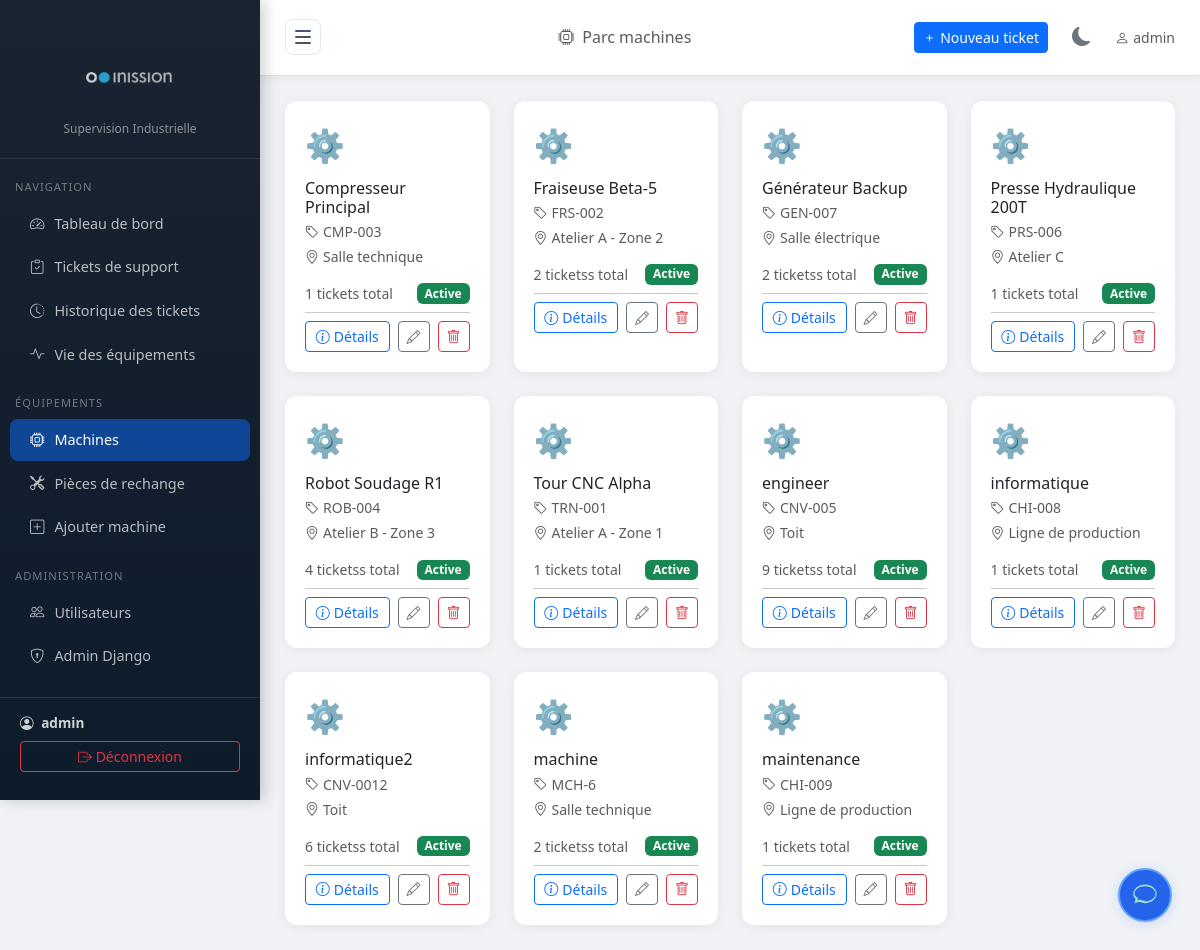
The page /machines/ (signed in) on the database its author committed.
### tickets/models.py (models this page shows, shortened)
class Machine(models.Model):
    nom = models.CharField(max_length=200, verbose_name="Nom de la machine")
    reference = models.CharField(max_length=100, unique=True, verbose_name="Référence")
    localisation = models.CharField(max_length=200, verbose_name="Localisation / Zone")
    description = models.TextField(blank=True, verbose_name="Description")
    actif = models.BooleanField(default=True, verbose_name="Active")
    date_installation = models.DateField(null=True, blank=True, verbose_name="Date d'installation")
    department = models.ForeignKey('Department', on_delete=models.SET_NULL, null=True, blank=True, verbose_name="Département associé")
    operator = models.ForeignKey('OperatorProfile', on_delete=models.SET_NULL, null=True, blank=True, verbose_name="Opérateur assigné")
    manuel_pdf = models.FileField(upload_to='machines/manuals/', blank=True, null=True, verbose_name="Manuel d'utilisation (PDF)")
    manuel_texte = models.TextField(blank=True, null=True, verbose_name="Manuel d'utilisation (texte)")
    class Meta:
        verbose_name = "Machine"
        verbose_name_plural = "Machines"
        ordering = ['nom']

### tickets/views.py (the view, shortened to what this page needs)
# urls.py: path('machines/', views.machine_list, name='machine_list'),
@login_required
def machine_list(request):
    user = request.user
    profile = getattr(user, 'operatorprofile', None)
    if is_admin_or_supervisor(user):
        if profile and profile.role == 'superviseur' and profile.department:
            machines_qs = Machine.objects.filter(department=profile.department).annotate(
                nb_demandes=Count('ticketsupport'),
                nb_ouvertes=Count('ticketsupport', filter=Q(ticketsupport__statut__in=['en_attente', 'validee', 'en_cours']))
            ).order_by('nom')
        else:
            machines_qs = Machine.objects.annotate(
                nb_demandes=Count('ticketsupport'),
                nb_ouvertes=Count('ticketsupport', filter=Q(ticketsupport__statut__in=['en_attente', 'validee', 'en_cours']))
            ).order_by('nom')
    paginator = Paginator(machines_qs, 24)
    page = request.GET.get('page')
    try:
        machines = paginator.page(page)
    except PageNotAnInteger:
        machines = paginator.page(1)
    except EmptyPage:
        machines = paginator.page(paginator.num_pages)
    return render(request, 'tickets/machine_list.html', {'machines': machines, 'paginator': paginator})

### tickets/templatetags/permissions.py (called while the page is built)
@register.filter
def is_admin_or_supervisor(user):
    if user.is_superuser or user.is_staff:
        return True
    profile = getattr(user, 'operatorprofile', None)
    return profile and profile.role == 'superviseur'

### tickets/views.py (called while the page is built)
def is_admin_or_supervisor(user):
    if user.is_superuser or user.is_staff:
        return True
    profile = getattr(user, 'operatorprofile', None)
    return profile and profile.role == 'superviseur'

### tickets/templates/tickets/machine_list.html (shortened to what this page needs)
{% extends 'tickets/base.html' %}
{% load permissions %}
{% block page_title %}<i class="bi bi-cpu me-2"></i>Parc machines{% endblock %}
{% block content %}
<div class="row g-4">
    {% for machine in machines %}
    <div class="col-md-4 col-lg-3">
        <div class="stat-card h-100" data-machine-id="{{ machine.pk }}" style="position:relative;">
            <div style="font-size:2rem;margin-bottom:10px;">
                {% if machine.actif %}⚙️{% else %}🔴{% endif %}
            </div>
            <h6 class="mb-1">{{ machine.nom }}</h6>
            <p class="text-muted small mb-1">
                <i class="bi bi-tag me-1"></i>{{ machine.reference }}
            </p>
            <p class="text-muted small mb-3">
                <i class="bi bi-geo-alt me-1"></i>{{ machine.localisation }}
            </p>
            <div class="d-flex justify-content-between align-items-center">
                <small class="text-muted" data-field="nb_demandes">{{ machine.nb_demandes }} tickets{{ machine.nb_demandes|pluralize }} total</small>
                <span class="badge {% if machine.actif %}bg-success{% else %}bg-secondary{% endif %}" data-field="status">
                    {% if machine.actif %}Active{% else %}Inactive{% endif %}
                </span>
            </div>
            <hr class="my-2">
            <div class="d-flex gap-2">
                <button class="btn btn-sm btn-outline-primary flex-grow-1"
                        data-bs-toggle="modal"
                        data-bs-target="#machineDetailModal"
                        data-machine-id="{{ machine.pk }}">
                    <i class="bi bi-info-circle me-1"></i>Détails
                </button>
                <a href="{% url 'machine_edit' machine.pk %}" class="btn btn-sm btn-outline-secondary">
                    <i class="bi bi-pencil"></i>
                </a>
                {% if user.is_superuser %}
                <a href="{% url 'machine_delete' machine.pk %}" class="btn btn-sm btn-outline-danger"
                   onclick="return confirm('Êtes-vous sûr de vouloir supprimer cette machine ?');">
                    <i class="bi bi-trash"></i>
                </a>
                {% endif %}
            </div>
        </div>
    </div>
    {% empty %}
    <div class="col-12 text-center py-5 text-muted">
        <i class="bi bi-cpu" style="font-size:4rem;display:block;margin-bottom:15px;"></i>
        Aucune machine enregistrée.<br>
        <a href="{% url 'machine_create' %}" class="btn btn-primary mt-3">Ajouter la première machine</a>
    </div>
    {% endfor %}
</div>
{% endblock %}

### tickets/templates/tickets/base.html (shortened to what this page needs)
{% load static %}
{% load permissions %}
<!DOCTYPE html>
<html lang="fr">
<head>
    <link href="https://cdnjs.cloudflare.com/ajax/libs/bootstrap/5.3.2/css/bootstrap.min.css" rel="stylesheet">
    <link href="https://cdnjs.cloudflare.com/ajax/libs/bootstrap-icons/1.11.3/font/bootstrap-icons.min.css" rel="stylesheet">
</head>
<body>
{% if user.is_authenticated %}
<div id="sidebar" class="sidebar d-flex flex-column">
    <div class="sidebar-inner">
    <div class="sidebar-brand flex-shrink-0">
        <img src="{% static 'img/inission.png' %}" alt="Inission Logo" class="brand-icon" style="background: none; width: 150px; height: 100px; object-fit: contain; border-radius: 12px; border: none; box-shadow: none; display: flex; align-items: center; justify-content: center; margin: 0 auto 0;" />
        <small style="margin-top: 0; display: block;">Supervision Industrielle</small>
    </div>
    <nav class="mt-2 flex-grow-1">
        <div class="sidebar-section">Navigation</div>
        <a href="{% url 'dashboard' %}" class="nav-link {% if request.resolver_match.url_name == 'dashboard' %}active{% endif %}">
            <i class="bi bi-speedometer2"></i><span>Tableau de bord</span>
        </a>
        <a href="{% url 'demande_dashboard' %}" class="nav-link {% if 'demande' in request.resolver_match.url_name %}active{% endif %}">
            <i class="bi bi-clipboard-check"></i><span>Tickets de support</span>
        </a>
            <a href="{% url 'ticket_history_list' %}" class="nav-link {% if request.resolver_match.url_name == 'ticket_history_list' %}active{% endif %}">
                <i class="bi bi-clock-history"></i><span>Historique des tickets</span>
            </a>
        <a href="{% url 'viee_dashboard' %}" class="nav-link {% if 'viee' in request.resolver_match.url_name %}active{% endif %}">
            <i class="bi bi-activity"></i><span>Vie des équipements</span>
        </a>
        {% if user|is_admin_or_supervisor %}
        <div class="sidebar-section">Équipements</div>
        <a href="{% url 'machine_list' %}" class="nav-link {% if 'machine' in request.resolver_match.url_name %}active{% endif %}">
            <i class="bi bi-cpu"></i><span>Machines</span>
        </a>
            <a href="{% url 'machine_spare_parts' %}" class="nav-link {% if request.resolver_match.url_name == 'machine_spare_parts' %}active{% endif %}">
                <i class="bi bi-tools"></i><span>Pièces de rechange</span>
            </a>
        <a href="{% url 'machine_create' %}" class="nav-link">
            <i class="bi bi-plus-square"></i><span>Ajouter machine</span>
        </a>
        {% endif %}
        {% if user.is_staff %}
        <div class="sidebar-section">Administration</div>
        <a href="{% url 'user_list' %}" class="nav-link {% if 'user' in request.resolver_match.url_name %}active{% endif %}">
            <i class="bi bi-people"></i><span>Utilisateurs</span>
        </a>
        <a href="/admin/" class="nav-link">
            <i class="bi bi-shield-lock"></i><span>Admin Django</span>
        </a>
        {% endif %}
    </nav>
    <div class="sidebar-footer flex-shrink-0">
        <div class="user-info">
            <i class="bi bi-person-circle me-1"></i>
            <strong>{{ user.get_full_name|default:user.username }}</strong>
        </div>
        <form action="{% url 'logout' %}" method="post" style="margin-top:8px;">
            <button type="submit" class="btn btn-sm btn-outline-danger w-100">
                <i class="bi bi-box-arrow-right"></i> <span>Déconnexion</span>
            </button>
        </form>
    </div>
    </div>
</div>
<div id="main" class="main-content">
    <div class="topbar">
        <button id="toggle-btn" onclick="toggleSidebar()">
            <span></span>
            <span></span>
            <span></span>
        </button>
        <h6 class="mb-0 text-muted">{% block page_title %}{% endblock %}</h6>
        <div class="d-flex align-items-center gap-3">
            <a href="{% url 'demande_create' %}" class="btn btn-primary btn-sm">
                <i class="bi bi-plus"></i> Nouveau ticket
            </a>
            <button class="theme-toggle-btn" onclick="toggleTheme()" title="Basculer le thème">
                <i class="bi bi-moon-fill" id="theme-icon"></i>
            </button>
            <span class="text-muted small"><i class="bi bi-person me-1"></i>{{ user.username }}</span>
        </div>
    </div>
    <div class="page-content">
        {% block content %}{% endblock %}
    </div>
</div>
{% endif %}
{% if user.is_authenticated %}
{% include "tickets/chatbot_widget.html" %}
{% endif %}
</body>
</html>

### tickets/templates/tickets/base.html (style rules this page uses)
:root { --sidebar-width: 260px; --primary: #1a2332; --accent: #0d6efd; --danger: #dc3545; }
body { background: #f0f2f5; font-family: 'Segoe UI', sans-serif; }
.sidebar { width: var(--sidebar-width); min-width: var(--sidebar-width); background: linear-gradient(180deg, #1a2332 0%, #0d1b2a 100%); min-height: 100vh; position: fixed; top: 0; left: 0; z-index: 1000; overflow-y: auto; overflow-x: hidden; box-shadow: 4px 0 15px rgba(0,0,0,0.2); max-height: 100vh; transition: width 0.3s ease, min-width 0.3s ease; }
.sidebar-inner { width: var(--sidebar-width); transition: width 0.3s ease; }
.sidebar-brand { padding: 20px; border-bottom: 1px solid rgba(255,255,255,0.1); text-align: center; }
.sidebar-brand small { color: rgba(255,255,255,0.5); font-size: 0.75rem; }
.sidebar-brand .brand-icon { width: 50px; height: 50px; background: white; border-radius: 12px; display: flex; align-items: center; justify-content: center; margin: 0 auto 10px; font-size: 1.5rem; position: relative; border: 2px solid #e0e0e0; }
.sidebar-brand .brand-icon::before { content: ''; position: absolute; width: 16px; height: 16px; border: 3px solid #000; border-radius: 50%; left: 8px; top: 50%; transform: translateY(-50%); }
.sidebar-brand .brand-icon::after { content: ''; position: absolute; width: 16px; height: 16px; background: #00a896; border-radius: 50%; right: 8px; top: 50%; transform: translateY(-50%); }
#toggle-btn { width: 36px; height: 36px; background: white; border: 1px solid #e2e8f0; border-radius: 8px; cursor: pointer; display: flex; flex-direction: column; align-items: center; justify-content: center; gap: 4px; transition: all 0.3s ease; margin-right: 15px; flex-shrink: 0; }
#sidebar:not(.collapsed) ~ #main { margin-left: var(--sidebar-width); }
#toggle-btn span { display: block; width: 16px; height: 2px; background: #475569; border-radius: 2px; transition: transform 0.3s, opacity 0.3s; }
.sidebar-section { padding: 10px 15px 5px; font-size: 0.7rem; color: rgba(255,255,255,0.4); text-transform: uppercase; letter-spacing: 1px; margin-top: 10px; }
.sidebar .nav-link { color: rgba(255,255,255,0.7); padding: 10px 20px; border-radius: 8px; margin: 2px 10px; font-size: 0.9rem; transition: all 0.2s; display: flex; align-items: center; gap: 10px; }
.sidebar .nav-link:hover, .sidebar .nav-link.active { background: rgba(13,110,253,0.3); color: #fff; }
.sidebar .nav-link.active { background: rgba(13,110,253,0.5); }
.sidebar-footer { padding: 15px 20px; border-top: 1px solid rgba(255,255,255,0.1); margin-top: 20px; }
.user-info { color: rgba(255,255,255,0.8); font-size: 0.85rem; }
.main-content { margin-left: var(--sidebar-width); min-height: 100vh; transition: margin-left 0.3s; }
.topbar { background: white; padding: 15px 25px; border-bottom: 1px solid #e0e0e0; box-shadow: 0 2px 10px rgba(0,0,0,0.05); display: flex; align-items: center; justify-content: space-between; }
.page-content { padding: 25px; }
.stat-card { background: white; border-radius: 12px; padding: 20px; box-shadow: 0 2px 12px rgba(0,0,0,0.06); border: none; transition: transform 0.2s; }
.theme-toggle-btn { background: none; border: none; color: #6c757d; font-size: 1.2rem; cursor: pointer; padding: 8px; border-radius: 6px; transition: all 0.3s ease; display: flex; align-items: center; justify-content: center; }

### rows shown on the page
Machine: nom "Compresseur Principal", reference "CMP-003", localisation "Salle technique", nb_demandes "1", actif "Active"
Machine: nom "Fraiseuse Beta-5", reference "FRS-002", localisation "Atelier A - Zone 2", nb_demandes "2", actif "Active"
Machine: nom "Générateur Backup", reference "GEN-007", localisation "Salle électrique", nb_demandes "2", actif "Active"
Machine: nom "Presse Hydraulique 200T", reference "PRS-006", localisation "Atelier C", nb_demandes "1", actif "Active"
Machine: nom "Robot Soudage R1", reference "ROB-004", localisation "Atelier B - Zone 3", nb_demandes "4", actif "Active"
Machine: nom "Tour CNC Alpha", reference "TRN-001", localisation "Atelier A - Zone 1", nb_demandes "1", actif "Active"
Machine: nom "engineer", reference "CNV-005", localisation "Toit", nb_demandes "9", actif "Active"
Machine: nom "informatique", reference "CHI-008", localisation "Ligne de production", nb_demandes "1", actif "Active"
Machine: nom "informatique2", reference "CNV-0012", localisation "Toit", nb_demandes "6", actif "Active"
Machine: nom "machine", reference "MCH-6", localisation "Salle technique", nb_demandes "2", actif "Active"
Machine: nom "maintenance", reference "CHI-009", localisation "Ligne de production", nb_demandes "1", actif "Active"

### other values the page prints
{{ user.get_full_name|default:user.username }} "admin"
{{ user.username }} "admin"
